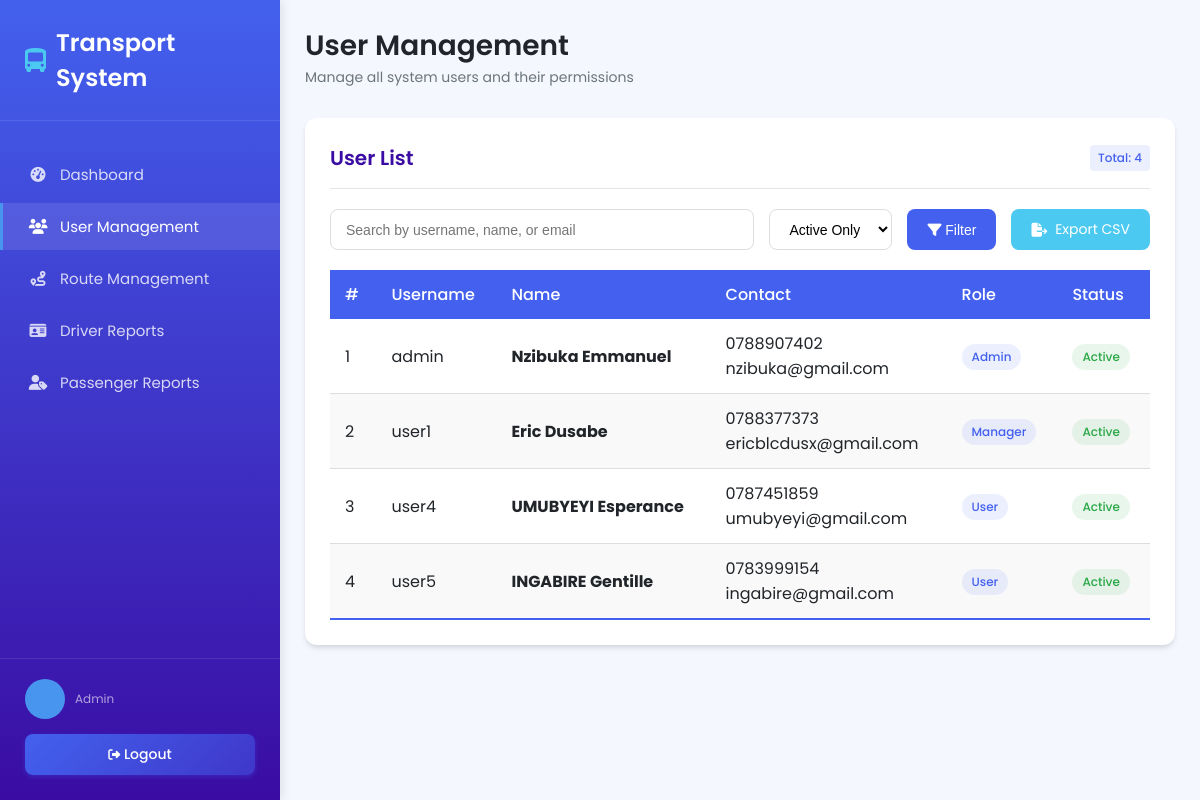
/Dashboard/userdetails.php, run on an earlier commit of the app's database.
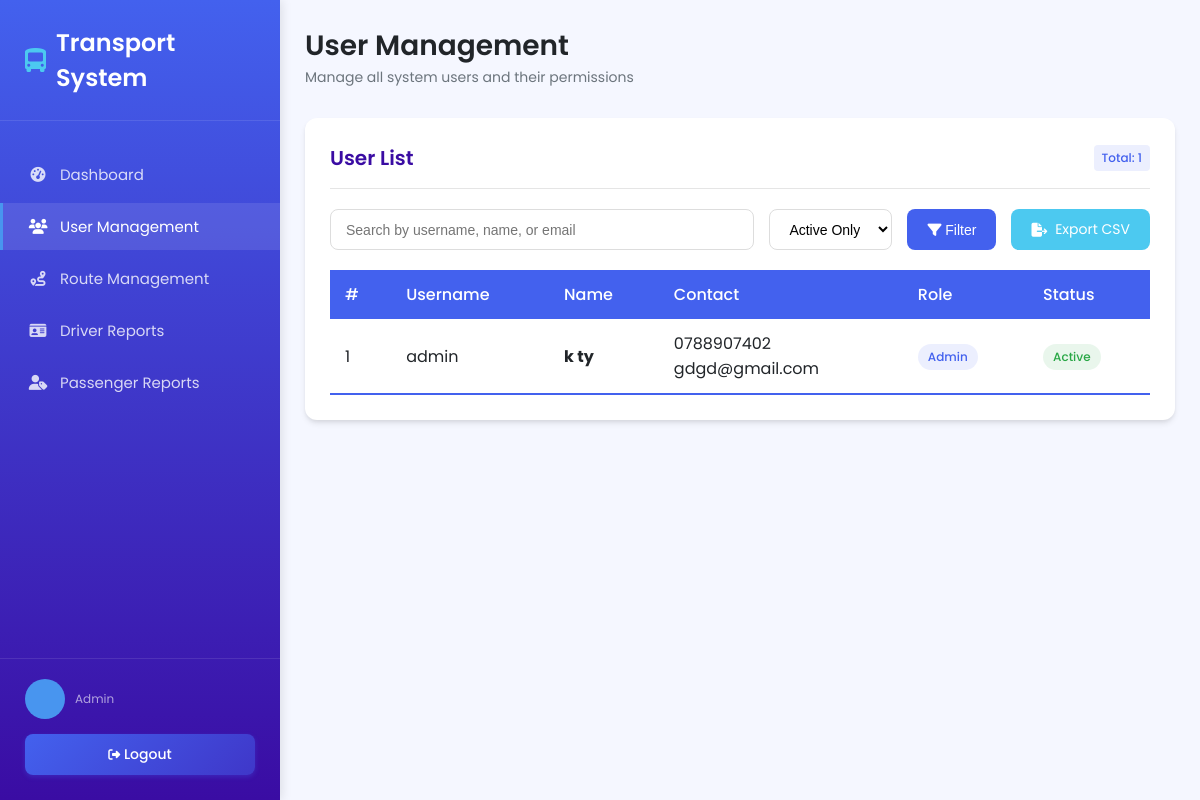
And on a later commit of the database.
### tables this page shows
CREATE TABLE `users` (
  `id` int(11) NOT NULL,
  `username` varchar(50) NOT NULL,
  `first_name` varchar(100) NOT NULL,
  `last_name` varchar(100) NOT NULL,
  `phone_number` varchar(15) NOT NULL,
  `email` varchar(255) NOT NULL,
  `password` varchar(255) NOT NULL,
  `role` enum('admin','manager','user') NOT NULL DEFAULT 'user',
  `status` enum('active','inactive') NOT NULL DEFAULT 'active'
);

### Dashboard/userdetails.php (the view, shortened to what this page needs)
<?php
include '../conn.php';
$isAdmin = isset($_SESSION['role']) && $_SESSION['role'] === 'admin';
$filter = isset($_GET['filter']) ? $_GET['filter'] : 'all';
$search = isset($_GET['search']) ? mysqli_real_escape_string($conn, $_GET['search']) : '';
$searchQuery = "";
if (!$isAdmin) {
    $filter = 'active';
}
if ($filter === 'active') {
    $searchQuery = "WHERE status = 'active'";
} elseif ($filter === 'inactive' && $isAdmin) {
    $searchQuery = "WHERE status = 'inactive'";
}
$sql = "SELECT id, username, first_name, last_name, phone_number, email, role, status FROM users $searchQuery ORDER BY role ASC";
$result = mysqli_query($conn, $sql);
?>
<!DOCTYPE html>
<html lang="en">
<head>
  <link rel="stylesheet" href="https://cdnjs.cloudflare.com/ajax/libs/font-awesome/6.4.0/css/all.min.css">
</head>
<body>
  <div class="dashboard-layout">
    <div class="sidebar">
      <div class="brand">
        <h2><i class="fas fa-bus-alt brand-icon"></i> Transport System</h2>
      </div>
      <nav>
        <a href="dash.php"><i class="fas fa-tachometer-alt"></i> Dashboard</a>
        <a href="userdetails.php" class="active"><i class="fas fa-users"></i> User Management</a>
        <a href="routes.php"><i class="fas fa-route"></i> Route Management</a>
        <a href="driverdetails.php"><i class="fas fa-id-card"></i> Driver Reports</a>
        <a href="passengerdetails.php"><i class="fas fa-user-tag"></i> Passenger Reports</a>
      </nav>
      <div class="sidebar-footer">
        <div class="user-profile">
          <div class="user-avatar">
          </div>
          <div class="user-info">
            <small>Admin</small>
          </div>
        </div>
        <a href="logout.php" class="btn" style="display: block; text-align: center; margin-top: 15px;">
          <i class="fas fa-sign-out-alt"></i> Logout
        </a>
      </div>
    </div>
    <div class="main-content">
      <div class="page-header">
        <div class="page-title">
          <h1>User Management</h1>
          <p>Manage all system users and their permissions</p>
        </div>
      </div>
      <div class="card">
        <div class="card-header">
          <h2 class="card-title">User List</h2>
          <span class="badge badge-primary">Total: <?php echo mysqli_num_rows($result); ?></span>
        </div>
        <form method="GET" class="filter-controls">
          <input type="text" class="search-input" name="search" placeholder="Search by username, name, or email" value="<?php echo htmlspecialchars($search); ?>">
          <select name="filter" class="filter-select">
            <option value="active" <?php echo $filter === 'active' ? 'selected' : ''; ?>>Active Only</option>
          </select>
          <button type="submit" class="filter-btn">
            <i class="fas fa-filter"></i> Filter
          </button>
          <a href="?download_csv=1" class="export-btn">
            <i class="fas fa-file-export"></i> Export CSV
          </a>
        </form>
        <?php if (mysqli_num_rows($result) > 0): ?>
          <div class="table-responsive">
            <table class="data-table">
              <thead>
                <tr>
                  <th>#</th>
                  <th>Username</th>
                  <th>Name</th>
                  <th>Contact</th>
                  <th>Role</th>
                  <th>Status</th>
                </tr>
              </thead>
              <tbody>
                <?php $counter = 1; ?>
                <?php while ($row = mysqli_fetch_assoc($result)): ?>
                  <tr>
                    <td><?php echo $counter++; ?></td>
                    <td><?php echo htmlspecialchars($row['username']); ?></td>
                    <td>
                      <strong><?php echo htmlspecialchars($row['first_name'] . ' ' . $row['last_name']); ?></strong>
                    </td>
                    <td>
                      <div><?php echo htmlspecialchars($row['phone_number']); ?></div>
                      <div class="text-muted"><?php echo htmlspecialchars($row['email']); ?></div>
                    </td>
                    <td>
                      <span class="role-badge"><?php echo htmlspecialchars(ucfirst($row['role'])); ?></span>
                    </td>
                    <td>
                      <span class="status-badge status-<?php echo strtolower($row['status']); ?>">
                        <?php echo ucfirst($row['status']); ?>
                      </span>
                    </td>
                  </tr>
                <?php endwhile; ?>
              </tbody>
            </table>
          </div>
        <?php endif; ?>
      </div>
    </div>
  </div>
</body>
</html>

What changed in the data, as far as the page shows it:
removed users: username "user1", first_name+last_name "Eric Dusabe", phone_number "0788377373", email "ericblcdusx@gmail.com", role "Manager", status "Active"
removed users: username "user4", first_name+last_name "UMUBYEYI Esperance", phone_number "0787451859", email "umubyeyi@gmail.com", role "User", status "Active"
removed users: username "user5", first_name+last_name "INGABIRE Gentille", phone_number "0783999154", email "ingabire@gmail.com", role "User", status "Active"
changed users "admin": first_name+last_name "Nzibuka Emmanuel" → "k ty"; email "nzibuka@gmail.com" → "gdgd@gmail.com"
Also different on the page:
mysqli_num_rows($result): "4" → "1"
